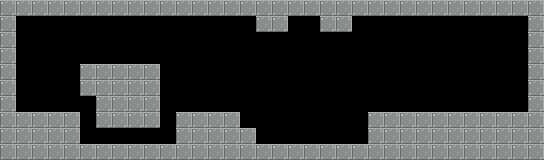

A level layout from a 2D game, rendered from its tile map. Below: a short description, then the map file with its tile-grid data intact:
An orthogonal 34x10 tile map with 16x16 px tiles, 1 tile layer (Livello tile 1).

<map version="1.10" tiledversion="1.10.1" orientation="orthogonal" renderorder="right-down" width="34" height="10" tilewidth="16" tileheight="16" infinite="0" nextlayerid="2" nextobjectid="1">
 <tileset firstgid="1" source="floor_tile.tsx" />
 <layer id="1" name="Livello tile 1" width="34" height="10">
  <data encoding="csv">
1,1,1,1,1,1,1,1,1,1,1,1,1,1,1,1,1,1,1,1,1,1,1,1,1,1,1,1,1,1,1,1,1,1,
1,0,0,0,0,0,0,0,0,0,0,0,0,0,0,0,1,1,0,0,1,1,0,0,0,0,0,0,0,0,0,0,0,1,
1,0,0,0,0,0,0,0,0,0,0,0,0,0,0,0,0,0,0,0,0,0,0,0,0,0,0,0,0,0,0,0,0,1,
1,0,0,0,0,0,0,0,0,0,0,0,0,0,0,0,0,0,0,0,0,0,0,0,0,0,0,0,0,0,0,0,0,1,
1,0,0,0,0,1,1,1,1,1,0,0,0,0,0,0,0,0,0,0,0,0,0,0,0,0,0,0,0,0,0,0,0,1,
1,0,0,0,0,1,1,1,1,1,0,0,0,0,0,0,0,0,0,0,0,0,0,0,0,0,0,0,0,0,0,0,0,1,
1,0,0,0,0,0,1,1,1,1,0,0,0,0,0,0,0,0,0,0,0,0,0,0,0,0,0,0,0,0,0,0,0,1,
1,1,1,1,1,0,1,1,1,1,0,1,1,1,1,0,0,0,0,0,0,0,0,1,1,1,1,1,1,1,1,1,1,1,
1,1,1,1,1,0,0,0,0,0,0,1,1,1,1,1,0,0,0,0,0,0,0,1,1,1,1,1,1,1,1,1,1,1,
1,1,1,1,1,1,1,1,1,1,1,1,1,1,1,1,1,1,1,1,1,1,1,1,1,1,1,1,1,1,1,1,1,1
</data>
 </layer>
</map>
